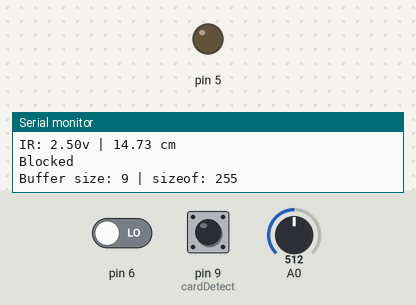
Simulated run of this program. Board: Arduino Uno, built with avr-gcc and run on an emulated ATmega328P. Shown: output pins drawn as LEDs (lit = HIGH), the last lines printed to the serial monitor. The inputs (shaded band) are chosen by the test bench; at power-on: A0 = 512, pin 6 LOW, pin 9 (cardDetect) HIGH. Storage starts empty.

Above: at 1.2 s.
1.3 s: A0 set to 437
3.7 s: A0 set to 413
At 5.9 s:
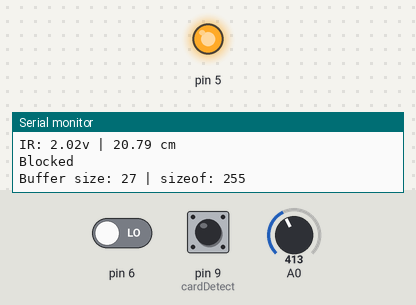
11.6 s: A0 set to 511
At 13.1 s:
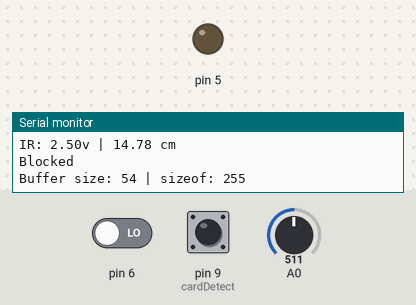
14.1 s: A0 set to 306
At 15.6 s:
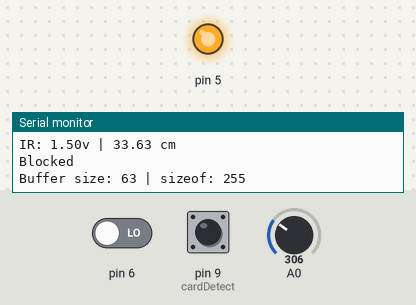
Timing chart, 0 to 17.1 s (numbered marks = the images above; inputs shaded):
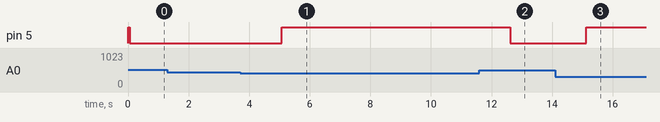

Measured:
- the behaviour switches between 424 and 423 on A0 (found by bisection; images 0 and 1)
- after the input at 3.7 s, pin 5: LOW → HIGH after 1.4 s
- after the input at 11.6 s, pin 5: HIGH → LOW after 1.0 s
- after the input at 14.1 s, pin 5: LOW → HIGH after 1.0 s

The program:

main.cpp
```cpp
#include <Arduino.h>
#include "disk.h"
#include "ir_10-150cm.h"
#include "ir_pololu_prox.h"

IR ir = init(A0, 5);
byte run = 1;
const char eol[2] = "\n";
char f_runs[] = "runs.txt";
char f_test[] = "test.txt";
char f_log[] = "data.log";
byte idx = 0;
static const byte MAX = B11111111; // 255
byte buff[MAX];
ProximitySensor prox = init(DD6, DD5, true);

void updateBuffer(void);
void setRuns(void);
void dumpBuffer(void);

void setup() {
  Serial.begin(57600);
  while (!Serial);  // Wait for serial port to connect
  // The SD library takes care of setting SS_PIN as an output.
  pinMode(cardDetect, INPUT);
  initializeCard();
  setRuns();
  testWrite(f_test);
}

void loop() {
  read(&ir);
  if(ir.cm < 20) setOff(&prox);
  else setOn(&prox);
  testRead(f_test);
  Serial.print("Run #: "); Serial.println(run);
  Serial.print("IR: ");Serial.print(ir.volts);Serial.print("v | ");Serial.print(ir.cm);Serial.println(" cm");
  update(&prox);
  Serial.println(prox.blocked ? "Blocked" : "Open");
  updateBuffer();
  delay(2500);
}

void updateBuffer(void) {
  static const size_t writeSize = 1 + sizeof(ir.volts) + sizeof(ir.cm) + sizeof(eol);
  if((idx + writeSize) >= MAX) dumpBuffer();
  buff[idx++] = run;
  size_t size = sizeof(ir.volts);
  memcpy(buff, (uint8_t*) &ir.volts, size);
  idx += size;
  size = sizeof(ir.cm);
  memcpy(buff, (uint8_t*) &ir.cm, size);
  idx += size;
  memcpy(buff, eol, 2);
  Serial.print("Buffer size: ");
  Serial.print(idx);
  Serial.print(" | sizeof: ");
  Serial.println(sizeof(buff));
}

void setRuns(void){
  byte buf[] = {0};
  if(SD.exists(f_runs)){
    uint16_t bytesRead;
    readFromFile(f_runs, buf, 1, 0, &bytesRead);
    if(bytesRead > 0){
      run += buf[0];
    }
  }
  buf[0] = run;
  overwriteToFile(f_runs, buf, 1);
}

void dumpBuffer(void) {
  Serial.println("Writeing to File");
  writeToFile(f_log, buff, idx);
  idx = 0;
  Serial.print("File in bytes: ");
  Serial.println(getSize(f_log));
}
```

disk.h
```cpp
#ifndef DISK_H
#define DISK_H


#include <SPI.h>
#include <SD.h>

const uint8_t chipSelect = 8;
const uint8_t cardDetect = 9;

bool initialized = false;  // SD.begin() misbehaves if not first call

void writeToFile(char *fileName, byte* buffer, uint16_t size);
void overwriteToFile(char *fileName, byte* buffer, uint16_t size);

void initializeCard(void) {
  Serial.print(F("Initializing SD card..."));
  // Is there even a card?
  if (!digitalRead(cardDetect))  {
    Serial.println(F("No card detected. Waiting for card."));
    while (!digitalRead(cardDetect));
    delay(250); // 'Debounce insertion'
  }
  if (!SD.begin(chipSelect) && !initialized)   {
    Serial.println(F("Initialization failed!"));
    initializeCard(); // Possible infinite retry loop is as valid as anything
  } else {
    initialized = true;
  }
  Serial.println(F("Initialization done."));
}

void testRead(char *fileName){
  File f = SD.open(fileName);
  if(f){
    Serial.println(fileName);
    // read from the file until there's nothing else in it:
    while (f.available()) {
      Serial.write(f.read());
    }
    Serial.println("");
  }
  // close the file:
  f.close();
}

void writeToFile(char *fileName, byte* buffer, uint16_t size){
  File f = SD.open(fileName, FILE_WRITE);
  f.write(buffer, size);
  f.flush();
  f.close();
}

void overwriteToFile(char *fileName, byte* buffer, uint16_t size) {
  if(SD.exists(fileName)){
    SD.remove(fileName);
  }
  writeToFile(fileName, buffer, size);
}

bool readFromFile(char *fileName, byte* buffer, uint16_t size, uint16_t from, uint16_t *bytesRead){
  if(not SD.exists(fileName)) {
    *bytesRead = 0;
    return true;
  }
  *bytesRead = 0;
  File f = SD.open(fileName, FILE_READ);
  if(from) { // starting from in the file
    uint16_t i;
    while(f.available() && i < from){ //move to start
      f.read();
      ++i;
    }
    while(f.available() && *bytesRead < size) {
      buffer[*bytesRead] = f.read();
      ++*bytesRead;
    }
  } else { // start from beginning
    *bytesRead = f.read(buffer, size);
  }
  f.close();
  return *bytesRead < size;
}

uint32_t getSize(char *fileName) {
  File f = SD.open(fileName, FILE_READ);
  return f.size();
  f.close();
}

void testWrite(char *fileName){
  byte msg[] = "Hello from Arduino!";
  overwriteToFile(fileName, msg, 19);
}

#endif // DISK_H
```

ir_10-150cm.h
```cpp
#ifndef IR_10_150CM.H
#define IR_10_150CM.H

#include <Arduino.h>

struct IR {
    const byte pin;
    const byte vcc;
    double volts;
    double cm;
};

const double const_5v = 64.106;
const double pow_5v = -1.603;

IR init(byte pin, byte vcc) {
    return (IR) {pin, vcc, 0, 0 };
}

void read(IR *ir) {
    ir->volts = 0;
    for(int i = 0 ; i < 10 ; ++i){
        ir->volts += analogRead(ir->pin);
    }
    ir->volts /= 10.0;
    ir->volts = ir->volts * (5.0f / 1023.0);
    ir->cm = const_5v * pow(ir->volts, pow_5v);
}

#endif // IR_10_150CM.H
```

ir_pololu_prox.h
```cpp
#ifndef ir_pololu_prox_h
#define ir_pololu_prox_h

// Pololu IR proximity sensore (38khz)
// https://www.pololu.com/product/2578/blog

#include <Arduino.h>

struct ProximitySensor {
    bool isSwichable;
    uint8_t pinOut;
    uint8_t pinTrg;
    bool blocked;
    bool active;
};

void setOn(ProximitySensor*);
void setOff(ProximitySensor*);

ProximitySensor init(uint8_t pinOut){
    pinMode(pinOut, INPUT);
    return (ProximitySensor) {false, pinOut, 0, 0, 1};
}

ProximitySensor init(uint8_t pinOut, uint8_t pinTrigger, bool startOn){
    pinMode(pinOut, INPUT);
    pinMode(pinTrigger, OUTPUT);
    ProximitySensor sensor {true, pinOut, pinTrigger, false, false};
    if(startOn) setOn(&sensor);
    else setOff(&sensor);
    return sensor;
}

void toggleState(ProximitySensor *sensor) {
    if(sensor->active) setOff(sensor);
    else setOn(sensor);
}

void setOn(ProximitySensor *sensor) {
    digitalWrite(sensor->pinTrg, HIGH);
    sensor->active = true;
}

void setOff(ProximitySensor *sensor) {
    digitalWrite(sensor->pinTrg, LOW);
    sensor->active = false;
}

void update(ProximitySensor *sensor) {
    sensor->blocked = !digitalRead(sensor->pinOut);
}

#endif // ir_pololu_prox_h
```
